Frame 1 (no input): blank canvas, image omitted
Frame 60 (the mouse pressed at the canvas centre just before this capture): blank canvas, image omitted
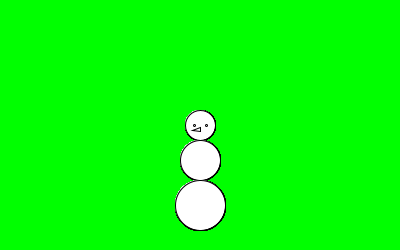
Frame 120 (the mouse held since frame 60 and released just before this capture)

The Processing sketch whose frames 1 and 60 were blank and that drew this single picture after the mouse press (run headless with seeded random() and noise(); from frame 60 on, the mouse is pressed at the canvas centre):

// Processing sketch: processing_174427
// ── processing_174427.pde

int counter;

void setup() { 
  size(400, 250);
  background(0,255,0); 
}

void draw() {  
if(mousePressed == true){
 snowman(mouseX, mouseY);
}
}

void snowman(int x, int y) {
ellipse(x,y,30,30);
ellipse(x,y+35,40,40);
ellipse(x,y+80,50,50);
ellipse(x-6,y,2,2);
ellipse(x+6,y,2,2);
triangle(x,y+2,x,y+6,x-8,y+5);
}
